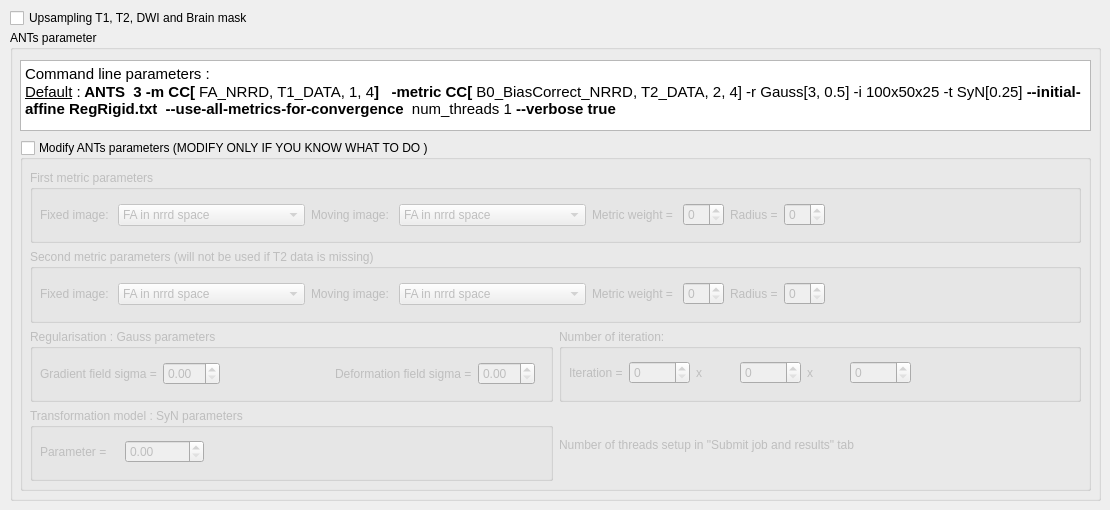
     <widget class="QWidget" name="ANTs_tab">
      <attribute name="title">
       <string>Registration parameters</string>
      </attribute>
      <widget class="QCheckBox" name="upsampling_checkBox">
       <property name="geometry">
        <rect>
         <x>10</x>
         <y>10</y>
         <width>301</width>
         <height>16</height>
        </rect>
       </property>
       <property name="text">
        <string>Upsampling T1, T2, DWI and Brain mask </string>
       </property>
       <property name="checked">
        <bool>false</bool>
       </property>
      </widget>
      <widget class="QGroupBox" name="ANTs_groupBox">
       <property name="geometry">
        <rect>
         <x>10</x>
         <y>30</y>
         <width>1091</width>
         <height>471</height>
        </rect>
       </property>
       <property name="title">
        <string>ANTs parameter</string>
       </property>
       <widget class="QTextBrowser" name="ANTs_textBrowser">
        <property name="geometry">
         <rect>
          <x>10</x>
          <y>30</y>
          <width>1071</width>
          <height>71</height>
         </rect>
        </property>
        <property name="html">
         <string>&lt;!DOCTYPE HTML PUBLIC &quot;-//W3C//DTD HTML 4.0//EN&quot; &quot;http://www.w3.org/TR/REC-html40/strict.dtd&quot;&gt;
&lt;html&gt;&lt;head&gt;&lt;meta name=&quot;qrichtext&quot; content=&quot;1&quot; /&gt;&lt;style type=&quot;text/css&quot;&gt;
p, li { white-space: pre-wrap; }
&lt;/style&gt;&lt;/head&gt;&lt;body style=&quot; font-family:'Ubuntu'; font-size:11pt; font-weight:400; font-style:normal;&quot;&gt;
&lt;p style=&quot; margin-top:0px; margin-bottom:0px; margin-left:0px; margin-right:0px; -qt-block-indent:0; text-indent:0px;&quot;&gt;Command line parameters : &lt;/p&gt;
&lt;p style=&quot; margin-top:0px; margin-bottom:0px; margin-left:0px; margin-right:0px; -qt-block-indent:0; text-indent:0px;&quot;&gt;&lt;span style=&quot; text-decoration: underline;&quot;&gt;Default&lt;/span&gt; :&lt;span style=&quot; font-weight:600;&quot;&gt; ANTS  3 -m CC[&lt;/span&gt; FA_NRRD, T1_DATA, 1, 4&lt;span style=&quot; font-weight:600;&quot;&gt;]   -metric CC[&lt;/span&gt; B0_BiasCorrect_NRRD, T2_DATA, 2, 4] -r Gauss[3, 0.5] -i 100x50x25 -t SyN[0.25] &lt;span style=&quot; font-weight:600;&quot;&gt;--initial-affine RegRigid.txt  --use-all-metrics-for-convergence&lt;/span&gt;  num_threads 1&lt;span style=&quot; font-weight:600;&quot;&gt; --verbose true&lt;/span&gt;&lt;/p&gt;&lt;/body&gt;&lt;/html&gt;</string>
        </property>
       </widget>
       <widget class="QGroupBox" name="modify_ANTs_groupBox">
        <property name="geometry">
         <rect>
          <x>10</x>
          <y>110</y>
          <width>1071</width>
          <height>351</height>
         </rect>
        </property>
        <property name="title">
         <string>Modify ANTs parameters (MODIFY ONLY IF YOU KNOW WHAT TO DO )</string>
        </property>
        <property name="checkable">
         <bool>true</bool>
        </property>
        <property name="checked">
         <bool>false</bool>
        </property>
        <widget class="QWidget" name="layoutWidget">
         <property name="geometry">
          <rect>
           <x>10</x>
           <y>30</y>
           <width>1051</width>
           <height>311</height>
          </rect>
         </property>
         <layout class="QVBoxLayout" name="verticalLayout_4">
          <item>
           <widget class="QGroupBox" name="groupBox_7">
            <property name="title">
             <string>First metric parameters</string>
            </property>
            <property name="checkable">
             <bool>false</bool>
            </property>
            <property name="checked">
             <bool>false</bool>
            </property>
            <widget class="QWidget" name="layoutWidget_4">
             <property name="geometry">
              <rect>
               <x>10</x>
               <y>30</y>
               <width>1031</width>
               <height>30</height>
              </rect>
             </property>
             <layout class="QHBoxLayout" name="horizontalLayout_35">
              <item>
               <layout class="QHBoxLayout" name="horizontalLayout_5">
                <item>
                 <widget class="QLabel" name="label_2">
                  <property name="text">
                   <string>Fixed image: </string>
                  </property>
                 </widget>
                </item>
                <item>
                 <widget class="QComboBox" name="first_fixed_img_comboBox">
                  <item>
                   <property name="text">
                    <string>FA in nrrd space </string>
                   </property>
                  </item>
                  <item>
                   <property name="text">
                    <string>T1</string>
                   </property>
                  </item>
                  <item>
                   <property name="text">
                    <string>T2</string>
                   </property>
                  </item>
                  <item>
                   <property name="text">
                    <string>BO bias correct in nrrd space</string>
                   </property>
                  </item>
                 </widget>
                </item>
               </layout>
              </item>
              <item>
               <layout class="QHBoxLayout" name="horizontalLayout_12">
                <item>
                 <widget class="QLabel" name="label_11">
                  <property name="text">
                   <string>Moving image: </string>
                  </property>
                 </widget>
                </item>
                <item>
                 <widget class="QComboBox" name="first_moving_img_comboBox">
                  <item>
                   <property name="text">
                    <string>FA in nrrd space </string>
                   </property>
                  </item>
                  <item>
                   <property name="text">
                    <string>T1</string>
                   </property>
                  </item>
                  <item>
                   <property name="text">
                    <string>T2</string>
                   </property>
                  </item>
                  <item>
                   <property name="text">
                    <string>BO bias correct in nrrd space</string>
                   </property>
                  </item>
                 </widget>
                </item>
               </layout>
              </item>
              <item>
               <layout class="QHBoxLayout" name="horizontalLayout_9">
                <item>
                 <widget class="QLabel" name="label_41">
                  <property name="text">
                   <string>Metric weight = </string>
                  </property>
                 </widget>
                </item>
                <item>
                 <widget class="QSpinBox" name="first_metric_weight_spinBox"/>
                </item>
               </layout>
              </item>
              <item>
               <layout class="QHBoxLayout" name="horizontalLayout_10">
                <item>
                 <widget class="QLabel" name="label_42">
                  <property name="text">
                   <string>Radius =</string>
                  </property>
                 </widget>
                </item>
                <item>
                 <widget class="QSpinBox" name="first_radius_spinBox"/>
                </item>
               </layout>
              </item>
              <item>
               <spacer name="horizontalSpacer">
                <property name="orientation">
                 <enum>Qt::Horizontal</enum>
                </property>
                <property name="sizeHint" stdset="0">
                 <size>
                  <width>40</width>
                  <height>20</height>
                 </size>
                </property>
               </spacer>
              </item>
             </layout>
            </widget>
           </widget>
          </item>
          <item>
           <widget class="QGroupBox" name="second_metric_groupBox">
            <property name="font">
             <font>
              <weight>50</weight>
              <italic>false</italic>
              <bold>false</bold>
             </font>
            </property>
            <property name="styleSheet">
             <string notr="true"/>
            </property>
            <property name="title">
             <string>Second metric parameters (will not be used if T2 data is missing)</string>
            </property>
            <property name="flat">
             <bool>false</bool>
            </property>
            <property name="checkable">
             <bool>false</bool>
            </property>
            <property name="checked">
             <bool>false</bool>
            </property>
            <widget class="QWidget" name="layoutWidget_29">
             <property name="geometry">
              <rect>
               <x>10</x>
               <y>30</y>
               <width>1031</width>
               <height>30</height>
              </rect>
             </property>
             <layout class="QHBoxLayout" name="horizontalLayout_39">
              <item>
               <layout class="QHBoxLayout" name="horizontalLayout_14">
                <item>
                 <widget class="QLabel" name="second_fixed_img_label">
                  <property name="text">
                   <string>Fixed image: </string>
                  </property>
                 </widget>
                </item>
                <item>
                 <widget class="QComboBox" name="second_fixed_img_comboBox">
                  <item>
                   <property name="text">
                    <string>FA in nrrd space </string>
                   </property>
                  </item>
                  <item>
                   <property name="text">
                    <string>T1</string>
                   </property>
                  </item>
                  <item>
                   <property name="text">
                    <string>T2</string>
                   </property>
                  </item>
                  <item>
                   <property name="text">
                    <string>BO bias correct in nrrd space</string>
                   </property>
                  </item>
                 </widget>
                </item>
               </layout>
              </item>
              <item>
               <layout class="QHBoxLayout" name="horizontalLayout_20">
                <item>
                 <widget class="QLabel" name="second_moving_img_label">
                  <property name="text">
                   <string>Moving image: </string>
                  </property>
                 </widget>
                </item>
                <item>
                 <widget class="QComboBox" name="second_moving_img_comboBox">
                  <item>
                   <property name="text">
                    <string>FA in nrrd space </string>
                   </property>
                  </item>
                  <item>
                   <property name="text">
                    <string>T1</string>
                   </property>
                  </item>
                  <item>
                   <property name="text">
                    <string>T2</string>
                   </property>
                  </item>
                  <item>
                   <property name="text">
                    <string>BO bias correct in nrrd space</string>
                   </property>
                  </item>
                 </widget>
                </item>
               </layout>
              </item>
              <item>
               <layout class="QHBoxLayout" name="horizontalLayout_23">
                <item>
                 <widget class="QLabel" name="second_metric_weight_label">
                  <property name="text">
                   <string>Metric weight = </string>
                  </property>
                 </widget>
                </item>
                <item>
                 <widget class="QSpinBox" name="second_metric_weight_spinBox"/>
                </item>
               </layout>
              </item>
              <item>
               <layout class="QHBoxLayout" name="horizontalLayout_30">
                <item>
                 <widget class="QLabel" name="second_radius_label">
                  <property name="text">
                   <string>Radius =</string>
                  </property>
                 </widget>
                </item>
                <item>
                 <widget class="QSpinBox" name="second_radius_spinBox"/>
                </item>
                <item>
                 <spacer name="horizontalSpacer_3">
                  <property name="orientation">
                   <enum>Qt::Horizontal</enum>
                  </property>
                  <property name="sizeHint" stdset="0">
                   <size>
                    <width>40</width>
                    <height>20</height>
                   </size>
                  </property>
                 </spacer>
                </item>
               </layout>
              </item>
             </layout>
            </widget>
           </widget>
          </item>
          <item>
           <layout class="QHBoxLayout" name="horizontalLayout_4">
            <item>
             <widget class="QGroupBox" name="groupBox_8">
              <property name="title">
               <string>Regularisation : Gauss parameters</string>
              </property>
              <widget class="QWidget" name="layoutWidget_8">
               <property name="geometry">
                <rect>
                 <x>10</x>
                 <y>30</y>
                 <width>495</width>
                 <height>30</height>
                </rect>
               </property>
               <layout class="QHBoxLayout" name="horizontalLayout_18">
                <item>
                 <layout class="QHBoxLayout" name="horizontalLayout_16">
                  <item>
                   <widget class="QLabel" name="label_48">
                    <property name="text">
                     <string>Gradient field sigma =</string>
                    </property>
                   </widget>
                  </item>
                  <item>
                   <widget class="QDoubleSpinBox" name="gradient_field_sigma_doubleSpinBox"/>
                  </item>
                 </layout>
                </item>
                <item>
                 <spacer name="horizontalSpacer_10">
                  <property name="orientation">
                   <enum>Qt::Horizontal</enum>
                  </property>
                  <property name="sizeHint" stdset="0">
                   <size>
                    <width>40</width>
                    <height>20</height>
                   </size>
                  </property>
                 </spacer>
                </item>
                <item>
                 <layout class="QHBoxLayout" name="horizontalLayout_15">
                  <item>
                   <widget class="QLabel" name="label_47">
                    <property name="text">
                     <string>Deformation field sigma =</string>
                    </property>
                   </widget>
                  </item>
                  <item>
                   <widget class="QDoubleSpinBox" name="deformation_field_sigma_doubleSpinBox"/>
                  </item>
                 </layout>
                </item>
               </layout>
              </widget>
             </widget>
            </item>
            <item>
             <widget class="QGroupBox" name="groupBox_26">
              <property name="title">
               <string>Number of iteration: </string>
              </property>
              <widget class="QWidget" name="layoutWidget_30">
               <property name="geometry">
                <rect>
                 <x>10</x>
                 <y>30</y>
                 <width>342</width>
                 <height>28</height>
                </rect>
               </property>
               <layout class="QHBoxLayout" name="horizontalLayout_7">
                <item>
                 <widget class="QLabel" name="label_52">
                  <property name="text">
                   <string>Iteration =</string>
                  </property>
                 </widget>
                </item>
                <item>
                 <widget class="QSpinBox" name="iteration1_spinBox">
                  <property name="maximum">
                   <number>10000</number>
                  </property>
                 </widget>
                </item>
                <item>
                 <widget class="QLabel" name="label_53">
                  <property name="text">
                   <string>x</string>
                  </property>
                 </widget>
                </item>
                <item>
                 <widget class="QSpinBox" name="iteration2_spinBox">
                  <property name="maximum">
                   <number>10000</number>
                  </property>
                 </widget>
                </item>
                <item>
                 <widget class="QLabel" name="label_54">
                  <property name="text">
                   <string>x</string>
                  </property>
                 </widget>
                </item>
                <item>
                 <widget class="QSpinBox" name="iteration3_spinBox">
                  <property name="maximum">
                   <number>10000</number>
                  </property>
                 </widget>
                </item>
               </layout>
              </widget>
             </widget>
            </item>
           </layout>
          </item>
          <item>
           <layout class="QHBoxLayout" name="horizontalLayout_8">
            <item>
             <widget class="QGroupBox" name="groupBox_11">
              <property name="title">
               <string>Transformation model : SyN parameters</string>
              </property>
              <widget class="QWidget" name="layoutWidget_11">
               <property name="geometry">
                <rect>
                 <x>10</x>
                 <y>30</y>
                 <width>164</width>
                 <height>28</height>
                </rect>
               </property>
               <layout class="QHBoxLayout" name="horizontalLayout_17">
                <item>
                 <widget class="QLabel" name="label_49">
                  <property name="text">
                   <string>Parameter = </string>
                  </property>
                 </widget>
                </item>
                <item>
                 <widget class="QDoubleSpinBox" name="SyN_param_doubleSpinBox"/>
                </item>
               </layout>
              </widget>
             </widget>
            </item>
            <item>
             <widget class="QLabel" name="label_15">
              <property name="text">
               <string>Number of threads setup in &quot;Submit job and results&quot; tab</string>
              </property>
             </widget>
            </item>
           </layout>
          </item>
         </layout>
        </widget>
       </widget>
      </widget>
     </widget>
